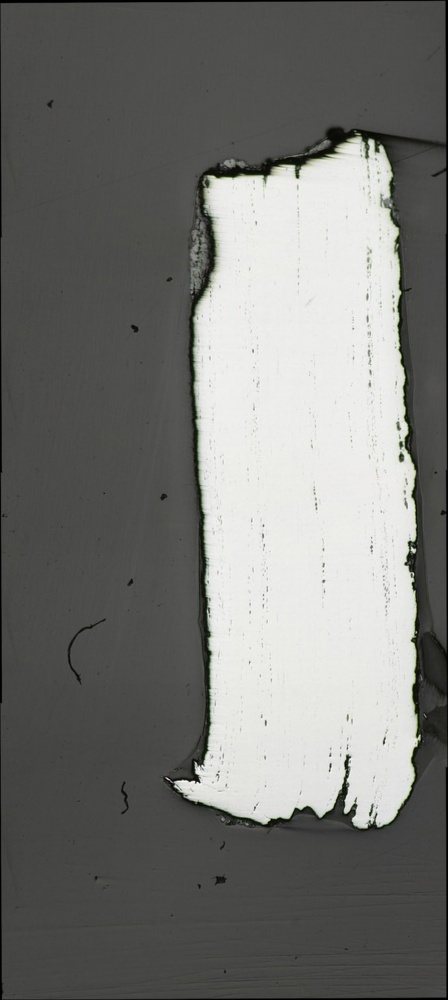
#> input picture images/STS6_mosa_x5_1.jpg, 448 x 1000 px, shrunk from 1512 x 3376 before the run, found by its file name
$ python Image_show.py   (Python 2 division)   (older library calls are emulated)
#> lines starting #> are read from the running program, lines starting #| are printed output that depends on the picture; after the words box and inside, x2 and y2 are one past the last pixel; in counts of white or black regions, pixels touching at a corner belong together
import numpy as np
import cv2


img = cv2.imread("F:\Script Python\STS6_mosa_x5_1.jpg")
#> img is the input picture: shape (1000, 448, 3); mean B, G, R 115.8, 118.7, 118.3

cv2.imshow('img',img)

img_clone = cv2.cvtColor(img,cv2.COLOR_BGR2GRAY)

tmp = cv2.waitKey(0)
#> (key q is pressed here)
if tmp == ord('q'):
	cv2.destroyAllWindows()

canny_output = cv2.Canny(img_clone,50,100)
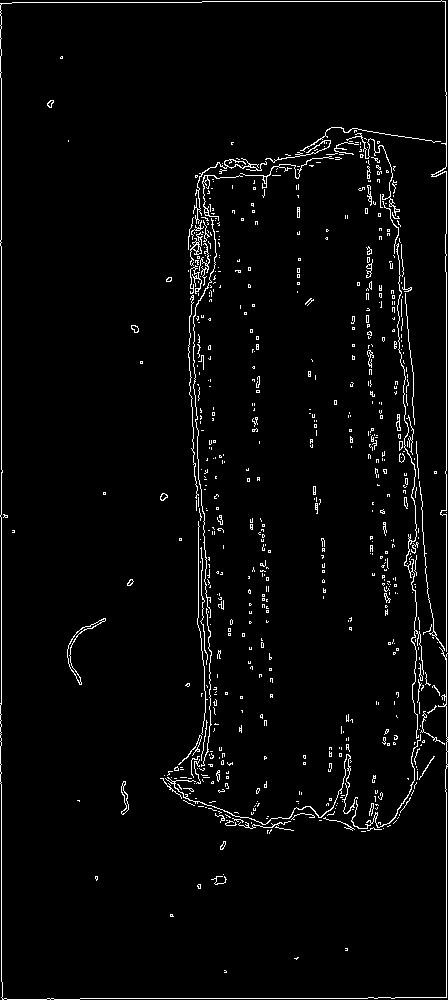
#> canny_output: shape (1000, 448); 3% white in thin lines or dots
ret, thresh = cv2.threshold(canny_output, 200, 255,cv2.THRESH_BINARY)
ret2, thresh2 = cv2.threshold(img_clone, 150, 255,cv2.THRESH_BINARY_INV)
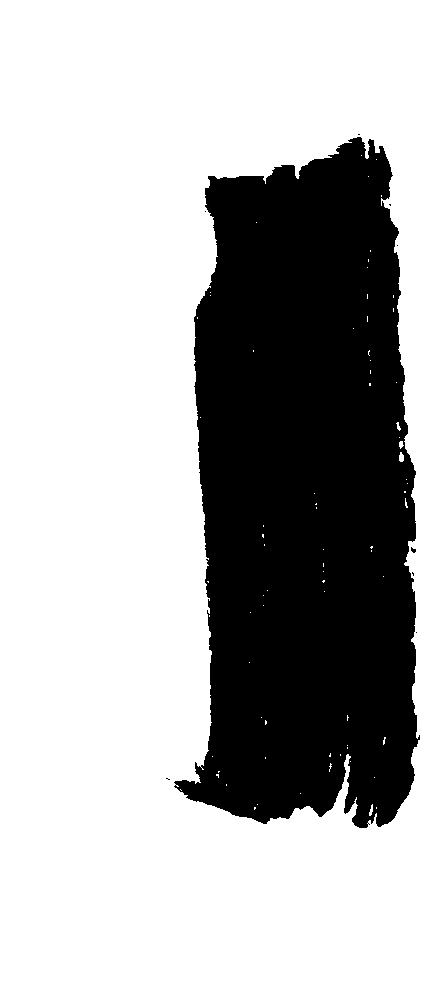
#> thresh2: shape (1000, 448); 70.7% white; 9 black regions (8 under 20 px), largest, box (x1, y1, x2, y2) and area: (174, 137, 420, 828) 131329
ret2, thresh3 = cv2.threshold(img_clone, 150, 255,cv2.THRESH_BINARY)
#> thresh3: shape (1000, 448); 29.3% white; 9 white regions (8 under 20 px)

im2, contours, hierarchy = cv2.findContours(thresh2,cv2.RETR_TREE, cv2.CHAIN_APPROX_SIMPLE );
#> contours = 87 contours, 83 with area under 20; largest, box (x1, y1, x2, y2) and area: (0, 0, 448, 1000) 446553, (173, 136, 421, 829) 132718, (399, 452, 404, 462) 28, (410, 546, 417, 554) 26


cv2.namedWindow("source",cv2.WINDOW_NORMAL)
cv2.imshow("source",canny_output)
cv2.namedWindow("img grey",cv2.WINDOW_NORMAL)
cv2.imshow("img grey",img_clone)
cv2.namedWindow("img grey 2",cv2.WINDOW_NORMAL)
cv2.imshow("img grey 2",thresh2)
cv2.namedWindow("img grey 3",cv2.WINDOW_NORMAL)
cv2.imshow("img grey 3",thresh3)

cv2.namedWindow("img contour",cv2.WINDOW_NORMAL)
cv2.imshow("img grey",im2)

tmp2 = cv2.waitKey(0)
#> (key q is pressed here)
if tmp2 == ord('q'):
	cv2.destroyAllWindows()

#> (the run stopped early here; a loop or call above may not have finished)
